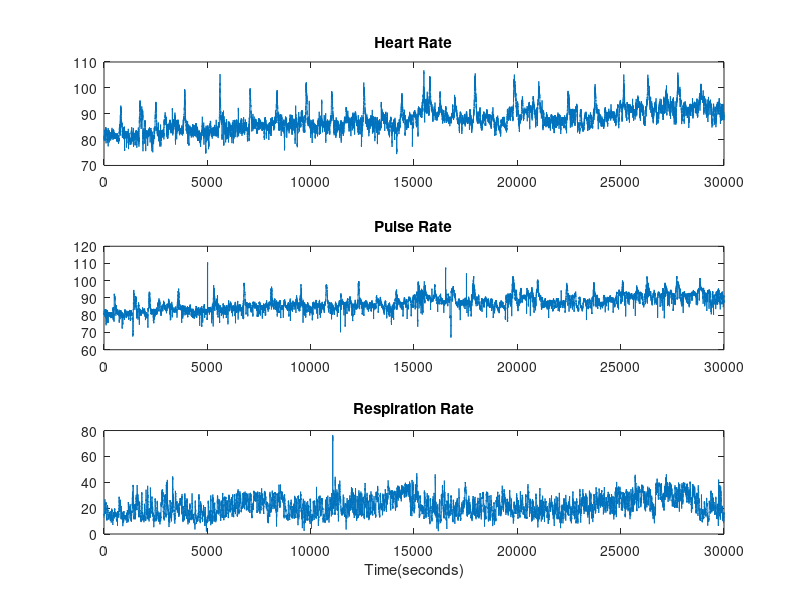
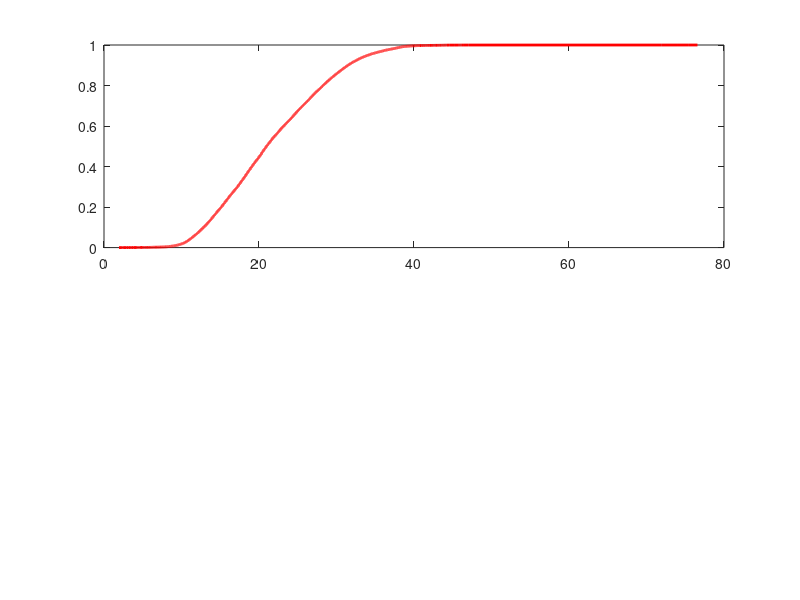

MATLAB code for these plots, in order: (Note: this script raises an error after producing the figures.)
%   FILL IN / MODIFY THE CODE WITH "" or comments with !!
close all;
clear all;

% Load patient_data.mat 
load('patient_data.mat');
labels = {'Heart Rate','Pulse Rate','Respiration Rate'};

% open the result file
% !! replace # with your own groupID
fid = fopen('ECE313_Mini2_group5', 'w');

%% T0
% !! Subset your data for each signal
% Z = "Heart Rate"
heartRate = data(1,1:30000);
% Y = "Pulse Rate"
pulseRate = data(2, 1:30000);
% X = "Respiration"
respRate = data(3, 1:30000);

% Part a
% !! Plot each signal over time
figure;
subplot(3,1,1);
plot(heartRate);
title(labels(1));
subplot(3,1,2);
plot(pulseRate);
title(labels(2));
subplot(3,1,3);
plot(respRate);
title(labels(3));
xlabel('Time(seconds)')


% Note that Tasks 1.1 and 1.2 should be done only for the respiration rate signal 
% Tasks 2.1 and 2.2 should be performed using all three signals.
%% T1.1
% Part a
% Generating three sample sets of different sizes
sz = [70,1000,30000];
for k = 1:3
    % Pick a random sample of size sz(k) from the data set  
    % (Without replacement)
    Sample = datasample(respRate,sz(k),'Replace',false);

    % Plot the CDF of the whole data set as the reference (in red color)
    figure;  
    subplot(2,1,1);
    [p, xi] = ecdf(respRate);
    plot(xi,p);
    hold on;% For the next plots to be on the same figure        
    h = get(gca,'children'); set(h,'LineWidth',2);set(h,'Color','r')
    
    % !! Call the funcion for calculating and ploting pdf and CDF of X
    pdf_cdf(Sample)
    
    title(strcat(strcat(char(labels(3)),' - Sample Size = '),char(num2str(sz(k)))));
end

% Part b
% !! Use the tabulate function in MATLAB over X and floor(X). 

% Declaring variables, finding pdf and pmf
tabulate_X = tabulate(respRate);
tabulate_floor_X = tabulate(floor(respRate));
min_tabulate_X = min(tabulate_X(1:30000, 3));
max_tabulate_X = max(tabulate_X(1:30000, 3));
min_tabulate_floor_X = min(tabulate_floor_X(1:76, 3));
max_tabulate_floor_X = max(tabulate_floor_X(1:76, 3));

% !! Answer the question by filling in the following printf
fprintf(fid, 'Task 1.1 - Part b\n');
fprintf(fid, 'Min of tabulate(X) = %f\n', min_tabulate_X);
fprintf(fid, 'Max of tabulate(X) = %f\n', max_tabulate_X);
fprintf(fid, 'Min of tabulate(floor(X)) = %f\n', min_tabulate_floor_X);
fprintf(fid, 'Max of tabulate(floor(X)) = %f\n', max_tabulate_floor_X);
fprintf(fid, 'Observed Property of PDF = %s\n\n', 'F(X) is a non-decreasing and Gaussian distribution.');

% Part c
% !! Using CDF of X, find values a and b such that P(X <= a) <= 0.02 and P(X <= b) >= 0.98.
respRate_sorted = sort(respRate);
i = 1;
while p(i) <= 0.02
    a = xi(i);
    i = i + 1;
end

l = 30001;
while p(l) >= 0.98
    b = xi(l);
    l = l - 1;
end


fprintf(fid, 'Task 1.1 - Part c\n');
fprintf(fid, 'Empirical a = %f\n', a);
fprintf(fid, 'Empirical b = %f\n\n', b);

%% Task 1.2;

% Part a
% !! Calculate mean of the signal

fprintf(fid, 'Task 1.2 - Part a\n');
mean_RESP = mean(respRate);
fprintf(fid, 'Mean RESP = %f\n\n', mean_RESP);
% !! Calculate standard deviation of the signal

fprintf(fid, 'Standard Deviation RESP = %f\n', std(respRate));

% Part b
% !! Generate a normal random variable with the same mean & standard deviation 
std_resp = std(respRate);
acounter = 0;
bcounter = 30000;
for k = 1:30000
    % Pick a random sample of size sz(k) from the data set  
    % (Without replacement)
    respRate_normal(k) = normrnd(mean_RESP, std_resp);
    respRate_normalized(k) = (respRate_normal(k)-mean_RESP)/std_resp;
    if respRate_normalized(k) <= -2.05
        acounter = acounter + 1;
    end
    if respRate_normalized(k) >= 2.05
        bcounter = bcounter - 1;
    end

end

% !! Plot pdf and CDF of the generated random variable using pdf_cdf function
figure;
% !! Call the funcion for calculating and ploting pdf and CDF of X
pdf_cdf(respRate_normalized)
title(strcat(char(labels(3)),' Normal Approximation'));


% Part c
figure;
title(strcat(char(labels(3)),' Normplot'));
% !! Use normplot function to estimate the difference between distributions
normplot(respRate_normal);


% Part d
% !! Show your work in the report, then plug in the numbers that you calculated here
fprintf(fid, 'Task 1.2 - Part d\n');
fprintf(fid, 'Theoretical a = %f\n', respRate_sorted(acounter));
fprintf(fid, 'Theoretical b = %f\n\n', respRate_sorted(bcounter));

%% Task 2.1;
% Tasks 2.1 and 2.2 should be done twice, 
% once with the empirical threshold, and once with the theoretical threshold
% !! Change the code to do this.

% Part a
% !! Call the threshold function and generate alarms for each signal



% Parts b and c
% !! Write the code for coalescing alarms and majority voting here 





% Part d
% !! Fill in the bar functions with the name of vectors storing your alarms
%figure;
%subplot(5,1,1);
%bar("HR Alarms");
%title(strcat(char(labels(1)),' Alarms'));
%subplot(5,1,2);
%bar("PR Alarms");
%title(strcat(char(labels(2)),' Alarms'));
%subplot(5,1,3);
%bar("RESP Alarms");
%title(strcat(char(labels(3)),' Alarms'));
%subplot(5,1,4);
%bar("Majority Voter Alarms");
%title('Majority Voter Alarms - Empirical Thresholds');
%subplot(5,1,5);
%title('Golden Alarms');
%bar("Golden Alarms",'r');

%% Task 2.2;
% Parts a and b
% !! Write the code to calculate the probabilities of:
%    false alarm, miss detection and error 





fprintf(fid, 'Task 2.2 - Parts a and b\n');
fprintf(fid, 'Using Empirical Thresholds:\n');
%fprintf(fid, 'Probability of False Alarm    = %f\n', "False Alarm");
%fprintf(fid, 'Probability of Miss Detection = %f\n', "Miss Detect");
%fprintf(fid, 'Probability of Error          = %f\n\n', "Error");

% Part c
% !! Repeat Tasks 2.1 and 2.2 with Theoretical thresholds



%figure;
%subplot(5,1,1);
%bar("HR Alarms");
%title(strcat(char(labels(1)),' Alarms'));
%subplot(5,1,2);
%bar("PR Alarms");
%title(strcat(char(labels(2)),' Alarms'));
%subplot(5,1,3);
%bar("RESP Alarms");
%title(strcat(char(labels(3)),' Alarms'));
%subplot(5,1,4);
%bar("Majority Voter Alarms");
%title('Majority Voter Alarms - Theoretical Thresholds');
%subplot(5,1,5);
%title('Golden Alarms');
%bar("Golden Alarms",'r');


fprintf(fid, 'Task 2.2 - Part c\n');
fprintf(fid, 'Using Theoretical Thresholds:\n');
%fprintf(fid, 'Probability of False Alarm    = %f\n', "False Alarm");
%fprintf(fid, 'Probability of Miss Detection = %f\n', "Miss Detect");
%fprintf(fid, 'Probability Error             = %f\n\n', "Error");



%% Task 3
% Part a
% !! Calculate the rate of alarms


fprintf(fid, 'Task 3 - Part a\n');
%fprintf(fid, 'Rate of alarms in Golden alarms= %f\n', "Golden Alarm Rate");



% Parts b
% !! Derive the time interval between to consecutive alarms, and generate alarms up to 3,000 windows
%i = 0;
%while (i < 3000)
	% generate a exp. random number.
	
	% mark the sample window indicated by the time interval
	
	
%end 

% !! Fill in the bar functions with the name of vectors storing your alarms
%figure;
%subplot(2, 1, 1);
%bar("Golden Alarms");
%title('Golden Alarms'));

%subplot(2, 1, 2);
%bar("Exp. dist Alarms");
%title('Exp. dist Alarms'));


% Part c
% !! Write the code to calculate the probabilities of:
%    false alarm, miss detection and error 

% Note, please make sure to consider the tolerance interval when evaluating the performance of the Exp. distribution based detector.

fprintf(fid, 'Task 3 - Part c\n');
%fprintf(fid, 'Probability of False Alarm    = %f\n', "False Alarm");
%fprintf(fid, 'Probability of Miss Detection = %f\n', "Miss Detect");
%fprintf(fid, 'Probability of Error          = %f\n\n', "Error");


fclose(fid);

